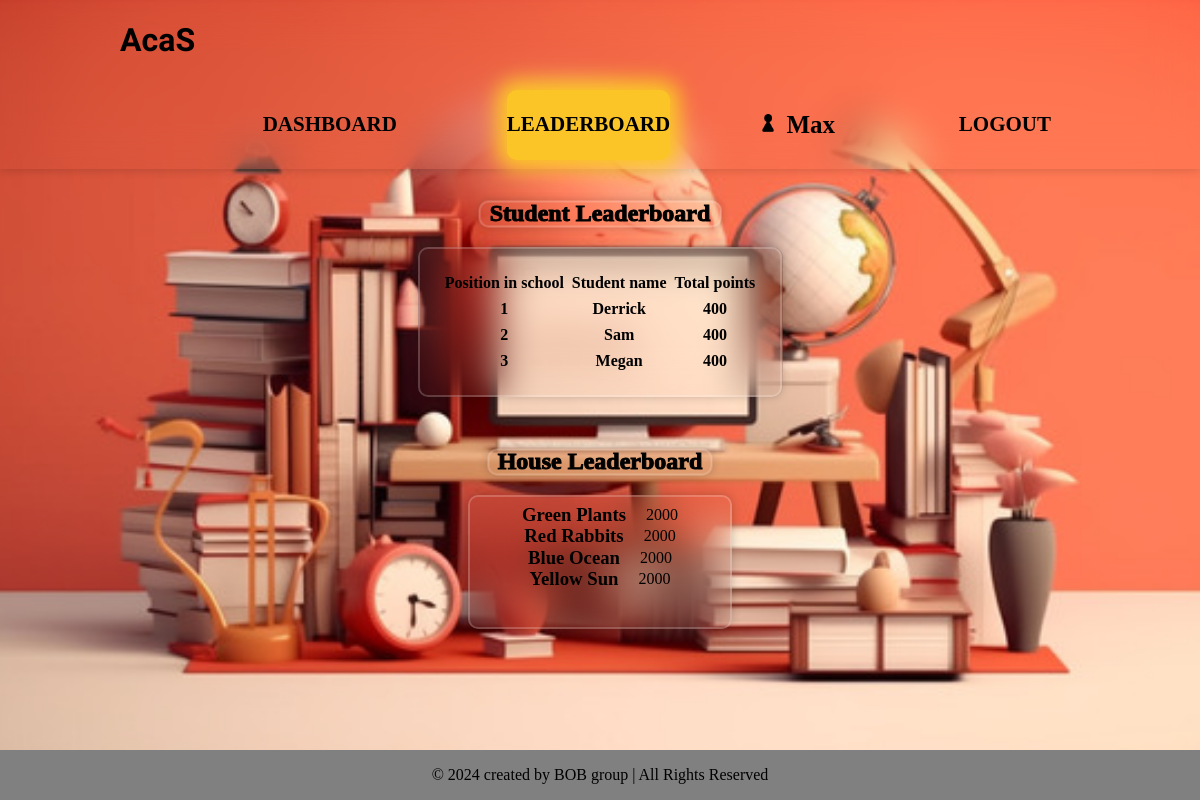
The app's page /leaderboard (signed in) with its own data.
### tables this page shows
CREATE TABLE students
(id INTEGER PRIMARY KEY, username TEXT, password TEXT, resetpassword int);

### app.py (the view)
@app.route('/leaderboard', methods=['GET'])
def leaderboardcalc():
    if (ensureStudent() or ensureTeacher()):
        if request.method == "GET":
            leaderboard = Leaderboard()
            leaderboard_res = leaderboard.getHouseTotals()
            return render_template("leaderboard.html",
            house_names = leaderboard_res["house_names"],
            house_totals = leaderboard_res["house_totals"],
            top_students_names = leaderboard_res["top_students_names"],
            top_students_points = leaderboard_res["top_students_points"])
    return "Unauthorized", 401

### app.py (called while the page is built)
def ensureStudent(id = None):
    if (id):
        return (session.get("type") == "student") and (session.get("userid") == id)
    else:
        return (session.get("type") == "student")

### controllers/student.py (called while the page is built)
    def get_student_name(self, studentid):
        conn = sqlite3.connect("school.db")
        cursor = conn.cursor()
        cursor.execute("SELECT username FROM students WHERE id = '" + str(studentid) + "';")
        res = cursor.fetchall()
        conn.close()
        return res[0][0]

    def get_summary(self, studentid):
        behavior = self.get_points(studentid, "behavior")["totalPoints"]
        attendance = self.get_points(studentid, "attendance")["totalPoints"]
        grades = self.get_points(studentid, "grades")["totalPoints"]
        others = self.get_points(studentid, "others")["totalPoints"]
        total_points = behavior + attendance + grades + others
        return {
            "behavior_points": behavior,
            "attendance_points": attendance,
            "grades_points": grades,
            "others_points": others,
            "total_points": total_points
        }

### templates/leaderboard.html (shortened to what this page needs)
{% with title=title, leaderboard='true', active='leaderboard' %}
    {% include "components/header.html" %}
{% endwith %}
<div class="leaderboards-container">
    <div class="leaderboard-student-leaderboard">
        <h2>Student Leaderboard</h2>
        <table>
            <tr>
                <th>Position in school</th>
                <th>Student name</th>
                <th>Total points</th>
            </tr>
            {% for pos in range(0, 3) %}
            <tr>
                <th>{{ pos + 1 }}</th>
                <th>{{ top_students_names[pos] }}</th>
                <th>{{ top_students_points[pos] }}</th>
            </tr>
            {% endfor %}
        </table>
    </div>
    <div class="leaderboard-house-leaderboard">
        <h2>House Leaderboard</h2>
        <div class="house-info">
            <div class="house">
            </div>
            <div class="house">
            </div>
            {% for house in range(0, house_names|length) %}
            <div class="house">
                <h3>{{ house_names[house] }}</h3>
                <p>{{ house_totals[house] }}</p>
            </div>
            {% endfor %}
        </div>
    </div>
</div>
{% include "components/footer.html" %}
</body>
</html>

### static/styles/style.css (style rules this page uses)
body { margin: 0; }
body { background-color: white; }
body { background: url('../images/photo3.jpg') no-repeat; height: 100vh; background-position: center; background-size: cover; }

### static/styles/Lstyle.css (style rules this page uses)
body { margin: 0; }
body { background: url('../images/photo3.jpg') no-repeat; height: 100vh; background-position: center; background-size: cover; }
.leaderboard-student-leaderboard { display: flex; flex-direction: column; justify-content: center; align-items: center; height: 30vh; }
.leaderboard-house-leaderboard { display: flex; flex-direction: column; justify-content: center; align-items: center; height: 50vh; margin-top: -80px; }
.leaderboard-house-leaderboard .house-info { display: flex; flex-direction: column; align-items: center; }
.leaderboard-house-leaderboard .house { height: 40%; text-align: center; display: flex; flex-direction: row; align-items: center; }
.leaderboard-house-leaderboard .house h3 { margin-right: 20px; }
.leaderboard-house-leaderboard .house p { margin: 5px 0; }
.leaderboard-student-leaderboard h2, .leaderboard-house-leaderboard h2 { animation: rainbow 4s infinite; -webkit-text-stroke: 1px black; position: relative; z-index: 1; }
.leaderboard-student-leaderboard h2::before, .leaderboard-house-leaderboard h2::before { content: ''; position: absolute; top: 50%; left: 50%; transform: translate(-50%, -50%); width: 110%; height: 100%; background: transparent; color: white; border: 2px solid rgba(255, 255, 255, .2); backdrop-filter: blur(20px); box-shadow: 0 0 10px rgba(0, 0, 0, .2); border-radius: 10px; padding: 0 10px; box-sizing: border-box; z-index: -1; }
table { border: 2px solid rgba(255, 255, 255, .2); border-radius: 10px; padding: 20px; box-shadow: 0 0 10px rgba(0, 0, 0, .2); background-color: #EEDCCBFF; backdrop-filter: blur(20px); }
.house-info { border: 2px solid rgba(255, 255, 255, .2); border-radius: 10px; padding: 25px; box-shadow: 0 0 10px rgba(0, 0, 0, .2); background: transparent; backdrop-filter: blur(20px); animation: rainbow-border 4s infinite; width: 17.5%; height: 20%; }
.leaderboard-house-leaderboard .house { margin: -38px 10px 20px; margin-bottom: 56px; margin-top: -66.5px; position: relative; }
table { border-radius: 10px; padding: 20px; box-shadow: 0 0 10px rgba(0, 0, 0, .2); background: transparent; backdrop-filter: blur(20px); animation: rainbow-border 4s infinite; }
table th, table td { text-align: center; border: 2px solid transparent; }

### records on screen
students: username "Derrick"
students: username "Sam"
students: username "Megan"

### other values on screen
{{ session['username'] }} "Max"
{{ pos + 1 }} "1" "2" "3"
{{ top_students_points[pos] }} "400" "400" "400"
{{ house_names[house] }} "Green Plants" "Red Rabbits" "Blue Ocean" "Yellow Sun"
{{ house_totals[house] }} "2000" "2000" "2000" "2000"
